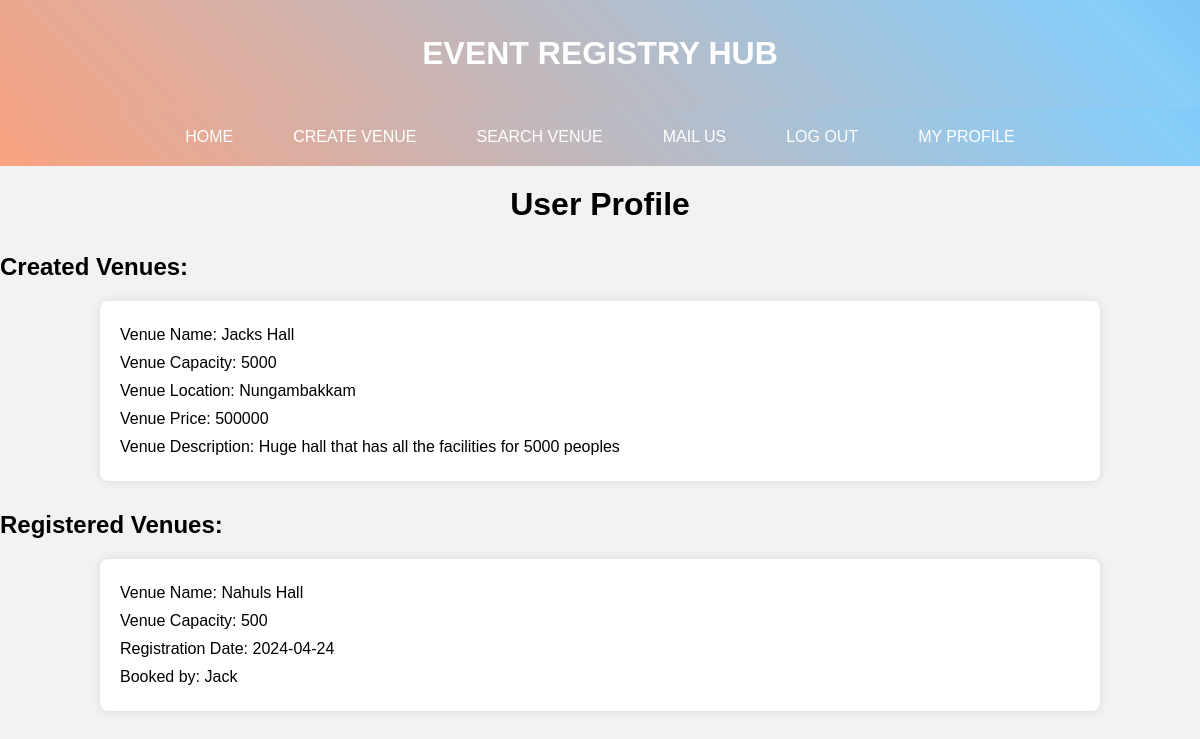
The app's page /profile.php (signed in) with its own data.
### tables this page shows
CREATE TABLE `venues` (
  `venue_id` int(11) NOT NULL,
  `venue_name` varchar(255) NOT NULL,
  `venue_capacity` int(11) NOT NULL,
  `venue_location` varchar(255) NOT NULL,
  `venue_price` float NOT NULL,
  `venue_description` text DEFAULT NULL,
  `user_id` int(11) DEFAULT NULL
);

CREATE TABLE `venue_registrations` (
  `registration_id` int(11) NOT NULL,
  `user_id` int(11) NOT NULL,
  `venue_id` int(11) NOT NULL,
  `registration_date` date NOT NULL
);

CREATE TABLE `users` (
  `user_id` int(11) NOT NULL,
  `username` varchar(255) NOT NULL,
  `password` varchar(255) NOT NULL,
  `email` varchar(255) NOT NULL
);

### profile.php (the view, shortened to what this page needs)
<?php
include_once('includes/dbconnection.php');
$userId = $_SESSION['user_id'];
$createdVenuesQuery = "SELECT * FROM venues WHERE user_id = $userId";
$createdVenuesResult = $conn->query($createdVenuesQuery);
$createdVenues = ($createdVenuesResult->num_rows > 0) ? $createdVenuesResult->fetch_all(MYSQLI_ASSOC) : [];
$registeredVenuesQuery = "SELECT v.*, vr.registration_date, u.username
                        FROM venues v
                        JOIN venue_registrations vr ON v.venue_id = vr.venue_id
                        JOIN users u ON vr.user_id = u.user_id
                        WHERE vr.user_id = $userId";
$registeredVenuesResult = $conn->query($registeredVenuesQuery);
$registeredVenues = ($registeredVenuesResult->num_rows > 0) ? $registeredVenuesResult->fetch_all(MYSQLI_ASSOC) : [];
include_once('includes/header.php');
?>
<!DOCTYPE html>
<html lang="en">
<head>
</head>
<body>
    <h1>User Profile</h1>
    <h2>Created Venues:</h2>
    <?php
    if (!empty($createdVenues)) {
        foreach ($createdVenues as $venue) {
            $venueId = $venue['venue_id'];
            $venueDetailsQuery = "SELECT * FROM venues WHERE venue_id = $venueId";
            $venueDetailsResult = $conn->query($venueDetailsQuery);
            $venueDetails = ($venueDetailsResult->num_rows > 0) ? $venueDetailsResult->fetch_assoc() : [];
            echo '<div class="venue-details">';
            echo '<p>Venue Name: ' . $venue['venue_name'] . '</p>';
            echo '<p>Venue Capacity: ' . $venue['venue_capacity'] . '</p>';
            echo '<p>Venue Location: ' . $venueDetails['venue_location'] . '</p>';
            echo '<p>Venue Price: ' . $venueDetails['venue_price'] . '</p>';
            echo '<p>Venue Description: ' . $venueDetails['venue_description'] . '</p>';
            echo '</div>';
        }
    } else {
        echo '<p>No venues created.</p>';
    }
    ?>
    <h2>Registered Venues:</h2>
    <?php
    if (!empty($registeredVenues)) {
        foreach ($registeredVenues as $venue) {
            echo '<div class="registered-venues">';
            echo '<p>Venue Name: ' . $venue['venue_name'] . '</p>';
            echo '<p>Venue Capacity: ' . $venue['venue_capacity'] . '</p>';
            echo '<p>Registration Date: ' . $venue['registration_date'] . '</p>';
            echo '<p>Booked by: ' . $venue['username'] . '</p>';
            echo '</div>';
        }
    } else {
        echo '<p>No venues registered.</p>';
    }
    ?>
</body>
</html>

### includes/header.php (style rules this page uses)
body { font-family: 'Arial', sans-serif; margin: 0; padding: 0; background-color: #f8f9fa; }

### profile.php (style rules this page uses)
body { font-family: Arial, sans-serif; margin: 0; padding: 0; background-color: #f2f2f2; }
h1 { text-align: center; margin-top: 20px; }
h2 { margin-top: 30px; }
.venue-details { width: 80%; margin: 0 auto; background-color: #fff; padding: 20px; border-radius: 8px; box-shadow: 0 0 10px rgba(0, 0, 0, 0.1); margin-bottom: 20px; }
.venue-details p { margin: 0; padding: 5px 0; }
.registered-venues { width: 80%; margin: 0 auto; background-color: #fff; padding: 20px; border-radius: 8px; box-shadow: 0 0 10px rgba(0, 0, 0, 0.1); }
.registered-venues p { margin: 0; padding: 5px 0; }

### records on screen
venues: venue_name "Jacks Hall", venue_capacity "5000", venue_location "Nungambakkam", venue_price "500000", venue_description "Huge hall that has all the facilities for 5000 peoples"
venue_registrations: venue.venue_name "Nahuls Hall", venue.venue_capacity "500", registration_date "2024-04-24", user.username "Jack"
